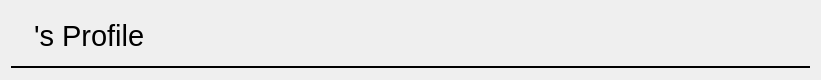
  <widget class="QWidget" name="verticalLayoutWidget">
   <property name="geometry">
    <rect>
     <x>30</x>
     <y>20</y>
     <width>821</width>
     <height>80</height>
    </rect>
   </property>
   <layout class="QVBoxLayout" name="verticalLayout">
    <item>
     <layout class="QHBoxLayout" name="horizontalLayout">
      <item>
       <widget class="QLabel" name="nameLabel">
        <property name="font">
         <font>
          <pointsize>22</pointsize>
         </font>
        </property>
        <property name="styleSheet">
         <string notr="true">QLabel#nameLabel { color: rgb(120, 120, 120) }</string>
        </property>
        <property name="text">
         <string>&lt;Name&gt;</string>
        </property>
       </widget>
      </item>
      <item>
       <widget class="QLabel" name="label_2">
        <property name="font">
         <font>
          <pointsize>22</pointsize>
         </font>
        </property>
        <property name="text">
         <string>'s Profile</string>
        </property>
       </widget>
      </item>
      <item>
       <spacer name="horizontalSpacer">
        <property name="orientation">
         <enum>Qt::Horizontal</enum>
        </property>
        <property name="sizeHint" stdset="0">
         <size>
          <width>40</width>
          <height>20</height>
         </size>
        </property>
       </spacer>
      </item>
     </layout>
    </item>
    <item>
     <widget class="Line" name="line">
      <property name="frameShadow">
       <enum>QFrame::Plain</enum>
      </property>
      <property name="lineWidth">
       <number>2</number>
      </property>
      <property name="orientation">
       <enum>Qt::Horizontal</enum>
      </property>
     </widget>
    </item>
   </layout>
  </widget>
